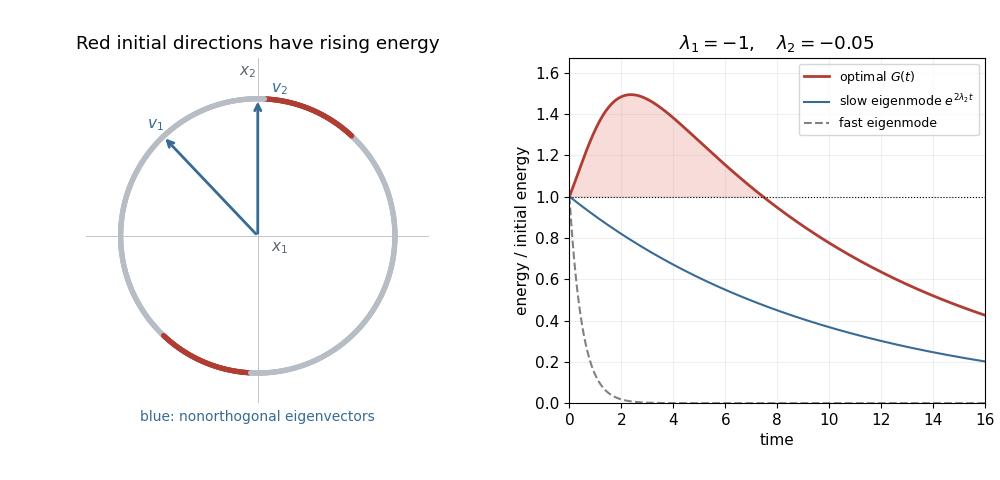

Python code for this plot:
"""Visualize the solved triangular non-normal system; write PNG to cwd."""
from pathlib import Path
import numpy as np
import matplotlib
matplotlib.use('Agg')
import matplotlib.pyplot as plt
plt.rcParams.update({'font.size':11,'figure.facecolor':'white','savefig.facecolor':'white'})
lam1,lam2=-1.,-.05
fig,axes=plt.subplots(1,2,figsize=(10,4.8),dpi=100)
ax=axes[0]
angle=np.linspace(0,2*np.pi,1000);x=np.cos(angle);y=np.sin(angle)
derivative=2*(lam1*x*x+x*y+lam2*y*y)
ax.scatter(x,y,c=np.where(derivative>0,'#b03d34','#b6bdc4'),s=8)
ax.axhline(0,color='#b6bdc4',lw=.6);ax.axvline(0,color='#b6bdc4',lw=.6)
for v,label,offset in [(np.array([lam1-lam2,1]),'$v_1$',(-.12,.06)),(np.array([0.,1.]),'$v_2$',(.10,.05))]:
    v=v/np.linalg.norm(v)
    ax.annotate('',xy=v,xytext=(0,0),arrowprops={'arrowstyle':'->','lw':2,'color':'#376b95'})
    ax.text(v[0]+offset[0],v[1]+offset[1],label,color='#376b95')
ax.text(.10,-.11,r'$x_1$',color='#5e656b');ax.text(-.14,1.17,r'$x_2$',color='#5e656b')
ax.set(xlim=(-1.25,1.25),ylim=(-1.22,1.30),title='Red initial directions have rising energy')
ax.set_aspect('equal');ax.set_xticks([]);ax.set_yticks([])
for spine in ax.spines.values():spine.set_visible(False)
ax.text(0,-1.35,'blue: nonorthogonal eigenvectors',ha='center',fontsize=10,color='#376b95')
ax=axes[1]
t=np.linspace(0,16,800);a=np.exp(lam1*t);d=np.exp(lam2*t);b=(a-d)/(lam1-lam2)
tau=a*a+b*b+d*d
G=(tau+np.sqrt(np.maximum(tau*tau-4*a*a*d*d,0)))/2
ax.plot(t,G,lw=2,color='#b03d34',label=r'optimal $G(t)$')
ax.fill_between(t,1,G,where=G>1,color='#f0b3ae',alpha=.45)
ax.plot(t,np.exp(2*lam2*t),color='#376b95',label=r'slow eigenmode $e^{2\lambda_2t}$')
ax.plot(t,np.exp(2*lam1*t),color='#818181',ls='--',label='fast eigenmode')
ax.axhline(1,color='black',lw=.8,ls=':')
ax.set(xlim=(0,16),ylim=(0,max(G)*1.12),xlabel='time',ylabel='energy / initial energy',title=r'$\lambda_1=-1,\quad\lambda_2=-0.05$')
ax.grid(alpha=.2);ax.legend(loc='upper right',fontsize=9)
fig.subplots_adjust(left=.05,right=.985,bottom=.16,top=.88,wspace=.25)
fig.savefig(Path.cwd()/(Path(__file__).stem+'.png'),dpi=100)
plt.close(fig)
